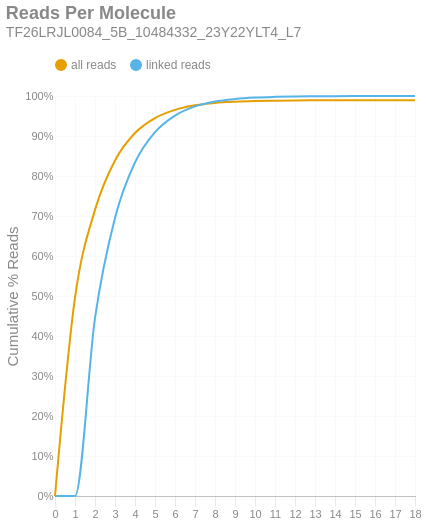

Notebook source saved alongside this figure:
### Markdown cell above
### Reads per Molecule
This chart shows the cumulative distribution of the number of reads per linked molecule. That is, how many alignments are associated with a unique molecule. This excludes the number of reads associated with invalid or absent linked-read barcodes. The `linked` histogram is the percentages recalculated when disregarding singletons.

### Code cell
if SKIPLR:
    print_html(f"Skipped")
else:
    counts = np.bincount(valids['reads'].cast(pl.Int64).to_numpy())
    weighted = counts * np.arange(len(counts))
    all_perc = weighted / n_reads
    linked_perc = weighted / n_linked_reads
    linked_perc[1] = 0
    binned_df = pl.DataFrame({
        'readsper': list(range(len(counts))),
        'all reads (cumsum)': np.cumsum(all_perc).tolist(),
        'linked reads (cumsum)': np.cumsum(linked_perc).tolist(),
    })

    with SafeRender(binned_df):
        (
            density_plot(binned_df, 'Reads Per Molecule', samplename, 'readspmol')
            .encode(
                x=alt.X('readsper:O', title=None).axis(labelAngle=0).scale(padding=0),
                y=alt.Y('value:Q', title='Cumulative % Reads').axis(format='%').stack(False),
                color=alt.Color("key:N").scale(domain=["all reads", "linked reads"]),
                tooltip=[
                    alt.Tooltip("key:N", title="Data Type"),
                    alt.Tooltip("readsper:O", title="Reads Per Molecule"),
                    alt.Tooltip("value:Q", format=".2%", title="% Reads (Cum.)")
                ]            
            )
        ).display()

### Figure 1 — Vega-Lite specification as saved in the notebook (floating-point values rounded to 4 significant figures)
{"width": "container", "height": 400, "config": {"title": {"anchor": "start", "dy": -15, "fontSize": 18, "color": "#888888", "subtitleColor": "#888888", "subtitleFontSize": 14}, "arc": {"fill": "#0072B2"}, "axis": {"domainColor": "#888888", "domainWidth": 0.5, "gridWidth": 0.2, "grid": false, "titleFontWeight": 400, "titleFontSize": 15, "labelFontSize": 11, "labelColor": "#888888", "tickColor": "#888888", "tickWidth": 0.2, "titleColor": "#888888"}, "axisBand": {"grid": false}, "axisX": {"grid": true, "tickSize": 10, "domainCap": "round"}, "axisY": {"domain": false, "grid": true, "tickSize": 0, "domainCap": "round"}, "background": "transparent", "header": {"labelFontSize": 15, "labelColor": "#888888", "titleFontSize": 15, "titleFontWeight": 600, "titleColor": "#888888"}, "legend": {"labelFont": "sans-serif", "labelFontSize": 12, "labelColor": "#888888", "symbolSize": 100, "symbolType": "circle", "titleFontSize": 12, "titlePadding": 10, "titleColor": "#888888", "title": null, "orient": "top"}, "range": {"category": ["#E69F00", "#56B4E9", "#009E73", "#F0E442", "#0072B2", "#D55E00", "#CC79A7", "#000000"], "diverging": ["#cfe8f3", "#a2d4ec", "#73bfe2", "#46abdb", "#1696d2", "#12719e"]}, "area": {"fill": "#0072B2", "fillOpacity": 0.7, "line": true, "strokeOpacity": 0.7}, "line": {"color": "#0072B2", "stroke": "#0072B2", "strokeWidth": 2}, "trail": {"color": "#0072B2", "stroke": "#0072B2", "strokeWidth": 0, "size": 1}, "point": {"filled": true, "fillOpacity": 1.0, "size": 95}, "text": {"color": "#888888", "fontSize": 11, "align": "right", "fontWeight": 400, "size": 11}, "bar": {"fill": "#0072B2", "stroke": null}, "view": {"stroke": null, "continuousWidth": 660, "continuousHeight": 400}}, "data": {"name": "data-c009f570f2a4efd6d60591739bd40bab"}, "mark": {"type": "line", "interpolate": "monotone", "point": {"opacity": 0, "size": 275}}, "encoding": {"color": {"field": "key", "scale": {"domain": ["all reads", "linked reads"]}, "type": "nominal"}, "tooltip": [{"field": "key", "title": "Data Type", "type": "nominal"}, {"field": "readsper", "title": "Reads Per Molecule", "type": "ordinal"}, {"field": "value", "format": ".2%", "title": "% Reads (Cum.)", "type": "quantitative"}], "x": {"axis": {"labelAngle": 0}, "field": "readsper", "scale": {"padding": 0}, "title": null, "type": "ordinal"}, "y": {"axis": {"format": "%"}, "field": "value", "stack": false, "title": "Cumulative % Reads", "type": "quantitative"}}, "params": [{"name": "param_c36ac31b6afebe62", "select": {"type": "point", "fields": ["key"]}, "bind": "legend"}], "title": {"text": "Reads Per Molecule", "subtitle": "TF26LRJL0084_5B_10484332_23Y22YLT4_L7"}, "transform": [{"fold": ["all reads (cumsum)", "linked reads (cumsum)"]}, {"calculate": "replace(datum.key, ' (cumsum)', '')", "as": "key"}, {"filter": {"param": "param_c36ac31b6afebe62"}}], "usermeta": {"embedOptions": {"downloadFileName": "TF26LRJL0084_5B_10484332_23Y22YLT4_L7.readspmol"}}, "$schema": "https://vega.github.io/schema/vega-lite/v6.4.1.json", "datasets": {"data-c009f570f2a4efd6d60591739bd40bab": [{"readsper": 0, "all reads (cumsum)": 0.0, "linked reads (cumsum)": 0.0}, {"readsper": 1, "all reads (cumsum)": 0.4958, "linked reads (cumsum)": 0.0}, {"readsper": 2, "all reads (cumsum)": 0.7153, "linked reads (cumsum)": 0.4445}, {"readsper": 3, "all reads (cumsum)": 0.8389, "linked reads (cumsum)": 0.6949}, {"readsper": 4, "all reads (cumsum)": 0.9075, "linked reads (cumsum)": 0.8339}, {"readsper": 5, "all reads (cumsum)": 0.9448, "linked reads (cumsum)": 0.9096}, {"readsper": 6, "all reads (cumsum)": 0.9653, "linked reads (cumsum)": 0.9511}, {"readsper": 7, "all reads (cumsum)": 0.9767, "linked reads (cumsum)": 0.9741}, {"readsper": 8, "all reads (cumsum)": 0.9827, "linked reads (cumsum)": 0.9862}, {"readsper": 9, "all reads (cumsum)": 0.9857, "linked reads (cumsum)": 0.9924}, {"readsper": 10, "all reads (cumsum)": 0.9875, "linked reads (cumsum)": 0.996}, {"readsper": 11, "all reads (cumsum)": 0.9884, "linked reads (cumsum)": 0.9978}, {"readsper": 12, "all reads (cumsum)": 0.989, "linked reads (cumsum)": 0.999}, {"readsper": 13, "all reads (cumsum)": 0.9892, "linked reads (cumsum)": 0.9994}, {"readsper": 14, "all reads (cumsum)": 0.9893, "linked reads (cumsum)": 0.9997}, {"readsper": 15, "all reads (cumsum)": 0.9894, "linked reads (cumsum)": 0.9998}, {"readsper": 16, "all reads (cumsum)": 0.9894, "linked reads (cumsum)": 0.9999}, {"readsper": 17, "all reads (cumsum)": 0.9894, "linked reads (cumsum)": 0.9999}, {"readsper": 18, "all reads (cumsum)": 0.9895, "linked reads (cumsum)": 1.0}]}}
